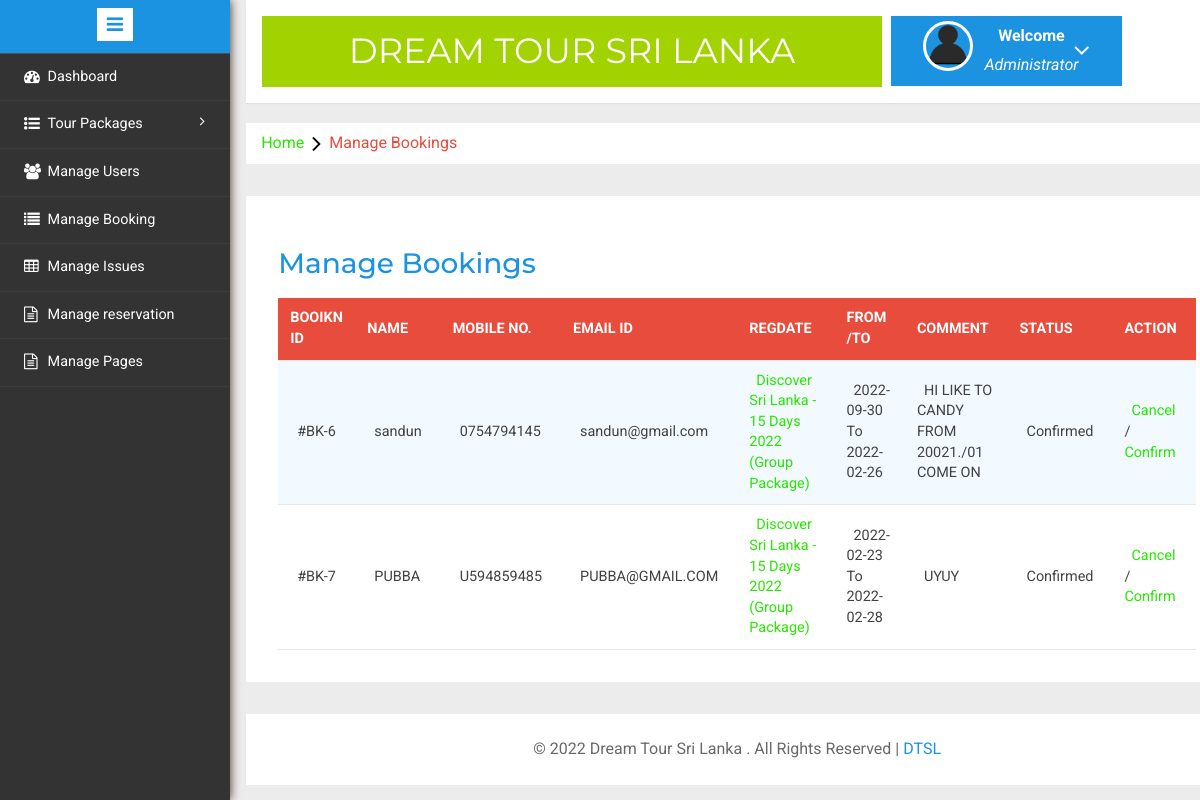
/admin/manage-bookings.php (signed in), run on the app's committed database.
### tables this page shows
CREATE TABLE `tblusers` (
  `id` int(11) NOT NULL,
  `FullName` varchar(100) DEFAULT NULL,
  `MobileNumber` char(10) DEFAULT NULL,
  `EmailId` varchar(70) DEFAULT NULL,
  `Password` varchar(100) DEFAULT NULL,
  `RegDate` timestamp NULL DEFAULT current_timestamp(),
  `UpdationDate` timestamp NULL DEFAULT NULL ON UPDATE current_timestamp()
);

CREATE TABLE `tblbooking` (
  `BookingId` int(11) NOT NULL,
  `PackageId` int(11) DEFAULT NULL,
  `UserEmail` varchar(100) DEFAULT NULL,
  `FromDate` varchar(100) DEFAULT NULL,
  `ToDate` varchar(100) DEFAULT NULL,
  `Comment` mediumtext DEFAULT NULL,
  `RegDate` timestamp NULL DEFAULT current_timestamp(),
  `status` int(11) DEFAULT NULL,
  `CancelledBy` varchar(5) DEFAULT NULL,
  `UpdationDate` timestamp NULL DEFAULT NULL ON UPDATE current_timestamp()
);

CREATE TABLE `tbltourpackages` (
  `PackageId` int(11) NOT NULL,
  `PackageName` varchar(200) DEFAULT NULL,
  `PackageType` varchar(150) DEFAULT NULL,
  `PackageLocation` varchar(100) DEFAULT NULL,
  `PackagePrice` int(11) DEFAULT NULL,
  `PackageFetures` varchar(255) DEFAULT NULL,
  `PackageDetails` mediumtext DEFAULT NULL,
  `PackageImage` varchar(100) DEFAULT NULL,
  `Creationdate` timestamp NULL DEFAULT current_timestamp(),
  `UpdationDate` timestamp NULL DEFAULT NULL ON UPDATE current_timestamp()
);

### admin/manage-bookings.php (the view, shortened to what this page needs)
<?php
include('includes/config.php');
if(strlen($_SESSION['alogin'])==0)
	{
header('location:index.php');
}
else{
	?>
<!DOCTYPE HTML>
<html>
<head>
<link href="css/bootstrap.min.css" rel='stylesheet' type='text/css' />
<link href="css/style.css" rel='stylesheet' type='text/css' />
<link rel="stylesheet" href="css/morris.css" type="text/css"/>
<link href="css/font-awesome.css" rel="stylesheet">
<link rel="stylesheet" type="text/css" href="css/table-style.css" />
<link rel="stylesheet" type="text/css" href="css/basictable.css" />
<link rel="stylesheet" href="css/icon-font.min.css" type='text/css' />
</head>
<body>
   <div class="page-container">
<div class="left-content">
	   <div class="mother-grid-inner">
				<?php include('includes/header.php');?>
				</div>
<ol class="breadcrumb">
                <li class="breadcrumb-item"><a href="index.html">Home</a><i class="fa fa-angle-right"></i>Manage Bookings</li>
            </ol>
<div class="agile-grids">
				<div class="agile-tables">
					<div class="w3l-table-info">
					  <h2>Manage Bookings</h2>
					    <table id="table">
						<thead>
						  <tr>
						  <th>Booikn id</th>
							<th>Name</th>
							<th>Mobile No.</th>
							<th>Email Id</th>
							<th>RegDate </th>
							<th>From /To </th>
							<th>Comment </th>
							<th>Status </th>
							<th>Action </th>
						  </tr>
						</thead>
						<tbody>
<?php $sql = "SELECT tblbooking.BookingId as bookid,tblusers.FullName as fname,tblusers.MobileNumber as mnumber,tblusers.EmailId as email,tbltourpackages.PackageName as pckname,tblbooking.PackageId as pid,tblbooking.FromDate as fdate,tblbooking.ToDate as tdate,tblbooking.Comment as comment,tblbooking.status as status,tblbooking.CancelledBy as cancelby,tblbooking.UpdationDate as upddate from tblusers join  tblbooking on  tblbooking.UserEmail=tblusers.EmailId join tbltourpackages on tbltourpackages.PackageId=tblbooking.PackageId";
$query = $dbh -> prepare($sql);
$query->execute();
$results=$query->fetchAll(PDO::FETCH_OBJ);
$cnt=1;
if($query->rowCount() > 0)
{
foreach($results as $result)
{				?>
						  <tr>
							<td>#BK-<?php echo htmlentities($result->bookid);?></td>
							<td><?php echo htmlentities($result->fname);?></td>
							<td><?php echo htmlentities($result->mnumber);?></td>
							<td><?php echo htmlentities($result->email);?></td>
							<td><a href="update-package.php?pid=<?php echo htmlentities($result->pid);?>"><?php echo htmlentities($result->pckname);?></a></td>
							<td><?php echo htmlentities($result->fdate);?> To <?php echo htmlentities($result->tdate);?></td>
								<td><?php echo htmlentities($result->comment);?></td>
								<td><?php if($result->status==0)
{
echo "Pending";
}
if($result->status==1)
{
echo "Confirmed";
}
?></td>
<?php if($result->status==2)
{
	?><td>Cancelled</td>
<?php } else {?>
<td><a href="manage-bookings.php?bkid=<?php echo htmlentities($result->bookid);?>" onclick="return confirm('Do you really want to cancel booking')" >Cancel</a> / <a href="manage-bookings.php?bckid=<?php echo htmlentities($result->bookid);?>" onclick="return confirm('booking has been confirm')" >Confirm</a></td>
<?php }?>
						  </tr>
						 <?php $cnt=$cnt+1;} }?>
						</tbody>
					  </table>
					</div>
			</div>
<?php include('includes/footer.php');?>
</div>
</div>
						<?php include('includes/sidebarmenu.php');?>
							</div>
</body>
</html>
<?php } ?>

### admin/css/table-style.css (style rules this page uses)
table { background: white; border-collapse: collapse; margin: 1.25em 0 0; width: 100%; }
table tr, table th, table td { border: none; border-bottom: 1px solid #e8e8e8; font-size: .95em; }
table th, table td { padding: 10px 12px; text-align: left; }
table th { background: #e74c3c; color: #fff; text-transform: uppercase; }
table tr td { background: #f3faff; color: #424242; }
table tr:nth-of-type(2n+2) td { background: #ffffff; }
table { width: 100%; }

### data on the page
tblusers: tblbooking.BookingId "6", FullName "sandun", MobileNumber "0754794145", EmailId "sandun@gmail.com", tbltourpackages.PackageName "Discover Sri Lanka - 15 Days 2022 (Group Package)", tblbooking.FromDate "2022-09-30", tblbooking.ToDate "2022-02-26", tblbooking.Comment "HI LIKE TO CANDY FROM 20021./01 COME ON"
tblusers: tblbooking.BookingId "7", FullName "PUBBA", MobileNumber "U594859485", EmailId "PUBBA@GMAIL.COM", tbltourpackages.PackageName "Discover Sri Lanka - 15 Days 2022 (Group Package)", tblbooking.FromDate "2022-02-23", tblbooking.ToDate "2022-02-28", tblbooking.Comment "UYUY"
